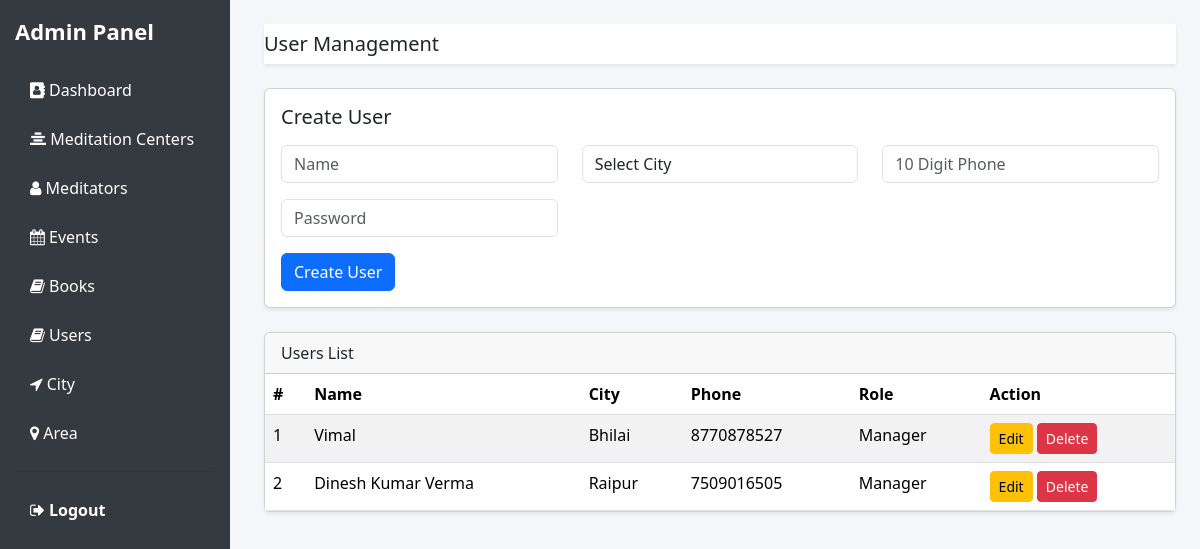
The page /admin/users.php (signed in) on the database its author committed.
### tables this page shows
CREATE TABLE `users` (
  `id` int(11) NOT NULL,
  `name` varchar(100) NOT NULL,
  `city_id` int(11) NOT NULL,
  `email` varchar(150) NOT NULL,
  `phone` varchar(10) DEFAULT NULL,
  `password` varchar(255) NOT NULL,
  `role` enum('admin','manager','user') DEFAULT 'user',
  `status` tinyint(1) DEFAULT 1,
  `created_at` timestamp NOT NULL DEFAULT current_timestamp()
);

CREATE TABLE `cities` (
  `id` int(11) NOT NULL,
  `name` varchar(100) NOT NULL
);

### admin/users.php (the view, shortened to what this page needs)
<?php
include_once "../dbcon.php";
$users = mysqli_query($conn,
    "SELECT u.*, c.name AS city_name
     FROM users u
     LEFT JOIN cities c ON c.id = u.city_id
     WHERE u.role != 'admin'
     ORDER BY u.id DESC"
);
?>
<!DOCTYPE html>
<html>
<head>
    <link href="../assets/dist/css/bootstrap.min.css" rel="stylesheet">
    <link href="../assets/dist/css/admin.css" rel="stylesheet">
    <link rel="stylesheet" href="../assets/fa/css/font-awesome.min.css">
</head>
<body>
<?php include "sidebar.php"; ?>
<div class="content p-4">
<nav class="navbar bg-white shadow-sm mb-4">
    <h5 class="mb-0">User Management</h5>
</nav>
<div class="card shadow-sm mb-4">
<div class="card-body">
<h5 class="mb-3">Create User</h5>
<form method="post" action="crud/save_user.php">
    <div class="row">
        <div class="col-md-4 mb-3">
            <input type="text" name="name" class="form-control" placeholder="Name" required>
        </div>
        <div class="col-md-4 mb-3">
    <select name="city_id" class="form-control" required>
        <option value="">Select City</option>
    </select>
</div>
        <div class="col-md-4 mb-3">
            <input name="phone"
       class="form-control"
       placeholder="10 Digit Phone"
       maxlength="10"
       pattern="[0-9]{10}"
       inputmode="numeric"
       oninput="this.value = this.value.replace(/[^0-9]/g,'')"
       required />
        </div>
        <div class="col-md-4 mb-3">
            <input type="password" name="password" class="form-control" placeholder="Password" required>
        </div>
    </div>
    <button class="btn btn-primary">Create User</button>
</form>
</div>
</div>
<div class="card shadow-sm">
<div class="card-header">Users List</div>
<div class="card-body p-0">
<table class="table table-striped mb-0">
<thead>
<tr>
<th>#</th>
<th>Name</th>
<th>City</th>
<th>Phone</th>
<th>Role</th>
<th>Action</th>
</tr>
</thead>
<tbody>
<?php $i=1; while($u=mysqli_fetch_assoc($users)){ ?>
<tr>
<td><?= $i++; ?></td>
<td><?= htmlspecialchars($u['name']); ?></td>
<td><?= htmlspecialchars($u['city_name']); ?></td>
<td><?= htmlspecialchars($u['phone']); ?></td>
<td><?= ucfirst($u['role']); ?></td>
<td>
    <button
        class="btn btn-warning btn-sm editBtn"
        data-id="<?= $u['id']; ?>"
        data-name="<?= htmlspecialchars($u['name']); ?>"
        data-phone="<?= htmlspecialchars($u['phone']); ?>">
        Edit
    </button>
<a href="crud/delete_user.php?id=<?= $u['id']; ?>"
   class="btn btn-danger btn-sm"
   onclick="return confirm('Delete this user?')">
Delete
</a>
</td>
</tr>
<?php } ?>
</tbody>
</table>
</div>
</div>
</div>
</body>
</html>

### rows shown on the page
users: name "Vimal", city.name "Bhilai", phone "8770878527", role "Manager"
users: name "Dinesh Kumar Verma", city.name "Raipur", phone "7509016505", role "Manager"

### other values the page prints
$_SESSION['role'] "Admin"
